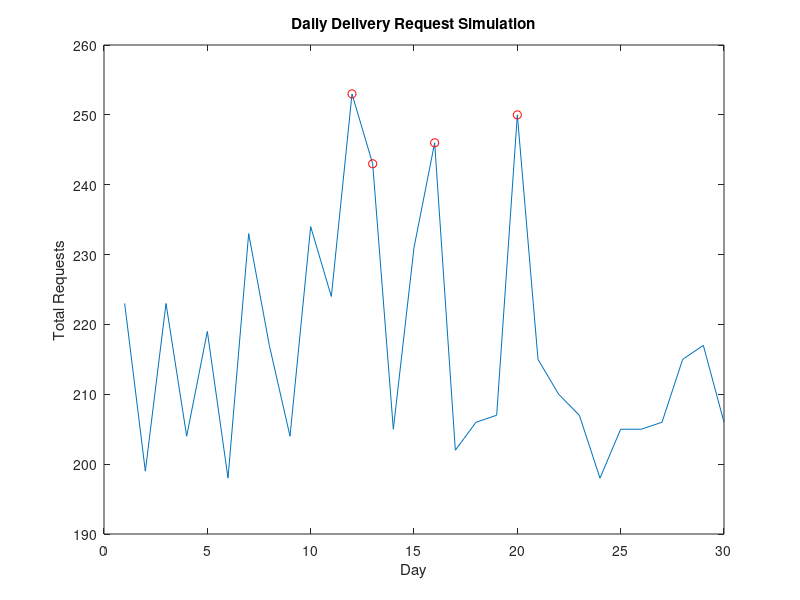

Here is the MATLAB script that generated this plot:
clear; clc; close all;
rng(14);
request = poissrnd(18,30,12);
dailyTotal = sum(request,2);
busyDay = dailyTotal >= 240;
numBusyDay = sum(busyDay);
hourlyMean = mean(request);
plot(dailyTotal)
hold on
plot(find(busyDay),dailyTotal(busyDay),'ro')
xlabel('Day')
ylabel('Total Requests')
title('Daily Delivery Request Simulation')
